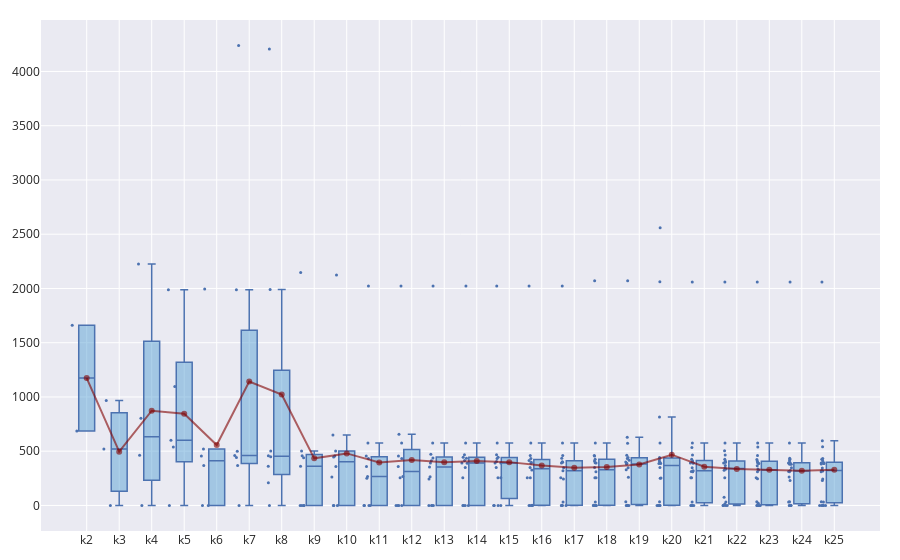

Here is the notebook cell this chart was saved with:
### Code cell
plot_elbow(Euclidean_centres, alg='KUMAP', mode = 'Sum_p99', line_type='w_avg')

### Figure 1 — Plotly figure (JSON) as saved in the notebook; plotly's stock layout.template omitted (floating-point values rounded to 4 significant figures; data arrays with more than 128 entries replaced by an {"elided": "..."} marker saying what was removed)
{"data": [{"boxpoints": "all", "fillcolor": "rgba(93, 164, 214, 0.5)", "jitter": 0.5, "line": {"width": 1.5}, "marker": {"size": 3}, "type": "box", "whiskerwidth": 0.5, "x": {"elided": "324 str values"}, "y": {"elided": "324 float values"}}, {"marker": {"color": "rgba(128, 0, 0, .6)"}, "mode": "lines+markers", "name": "Average", "type": "scatter", "x": ["k2", "k3", "k4", "k5", "k6", "k7", "k8", "k9", "k10", "k11", "k12", "k13", "k14", "k15", "k16", "k17", "k18", "k19", "k20", "k21", "k22", "k23", "k24", "k25"], "y": [1174.0, 495.9, 873.1, 844.9, 556.9, 1142.0, 1022.0, 434.0, 479.8, 396.6, 418.7, 397.8, 410.3, 399.3, 367.7, 346.5, 354.9, 377.4, 467.9, 356.5, 335.7, 328.1, 320.7, 330.0]}], "layout": {"autosize": true, "margin": {"b": 20, "l": 20, "r": 20, "t": 20}, "showlegend": false, "xaxis": {"autorange": true, "range": [-1.35, 24.35], "type": "category"}, "yaxis": {"autorange": true, "range": [-235.5, 4474.0], "type": "linear"}}}
